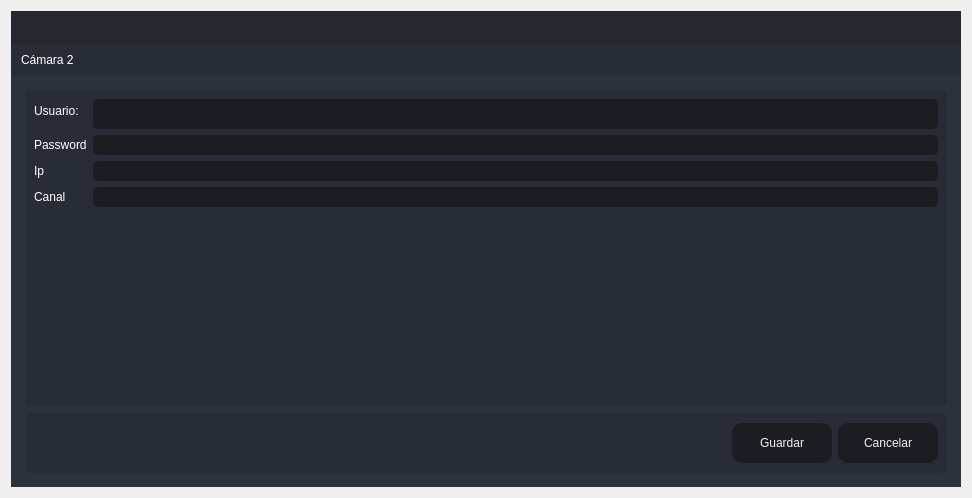
<?xml version="1.0" encoding="UTF-8"?>
<ui version="4.0">
 <class>Create_Aduana</class>
 <widget class="QDialog" name="Create_Aduana">
  <property name="windowModality">
   <enum>Qt::ApplicationModal</enum>
  </property>
  <property name="geometry">
   <rect>
    <x>0</x>
    <y>0</y>
    <width>972</width>
    <height>498</height>
   </rect>
  </property>
  <property name="windowTitle">
   <string>Actualizar</string>
  </property>
  <layout class="QVBoxLayout" name="verticalLayout_6">
   <item>
    <widget class="QFrame" name="frame_main">
     <property name="styleSheet">
      <string notr="true">/* LINE EDIT */
QLineEdit {
	background-color: rgb(27, 29, 35);
	border-radius: 5px;
	border: 2px solid rgb(27, 29, 35);
	padding-left: 10px;
}
QLineEdit:hover {
	border: 2px solid rgb(64, 71, 88);
}
QLineEdit:focus {
	border: 2px solid rgb(91, 101, 124);
}

/* SCROLL BARS */
QScrollBar:horizontal {
    border: none;
    background: rgb(52, 59, 72);
    height: 14px;
    margin: 0px 21px 0 21px;
	border-radius: 0px;
}
QScrollBar::handle:horizontal {
    background: rgb(85, 170, 255);
    min-width: 25px;
	border-radius: 7px
}
QScrollBar::add-line:horizontal {
    border: none;
    background: rgb(55, 63, 77);
    width: 20px;
	border-top-right-radius: 7px;
    border-bottom-right-radius: 7px;
    subcontrol-position: right;
    subcontrol-origin: margin;
}
QScrollBar::sub-line:horizontal {
    border: none;
    background: rgb(55, 63, 77);
    width: 20px;
	border-top-left-radius: 7px;
    border-bottom-left-radius: 7px;
    subcontrol-position: left;
    subcontrol-origin: margin;
}
QScrollBar::up-arrow:horizontal, QScrollBar::down-arrow:horizontal
{
     background: none;
}
QScrollBar::add-page:horizontal, QScrollBar::sub-page:horizontal
{
     background: none;
}
 QScrollBar:vertical {
	border: none;
    background: rgb(52, 59, 72);
    width: 14px;
    margin: 21px 0 21px 0;
	border-radius: 0px;
 }
 QScrollBar::handle:vertical {	
	background: rgb(85, 170, 255);
    min-height: 25px;
	border-radius: 7px
 }
 QScrollBar::add-line:vertical {
     border: none;
    background: rgb(55, 63, 77);
     height: 20px;
	border-bottom-left-radius: 7px;
    border-bottom-right-radius: 7px;
     subcontrol-position: bottom;
     subcontrol-origin: margin;
 }
 QScrollBar::sub-line:vertical {
	border: none;
    background: rgb(55, 63, 77);
     height: 20px;
	border-top-left-radius: 7px;
    border-top-right-radius: 7px;
     subcontrol-position: top;
     subcontrol-origin: margin;
 }
 QScrollBar::up-arrow:vertical, QScrollBar::down-arrow:vertical {
     background: none;
 }

 QScrollBar::add-page:vertical, QScrollBar::sub-page:vertical {
     background: none;
 }

/* CHECKBOX */
QCheckBox::indicator {
    border: 3px solid rgb(52, 59, 72);
	width: 15px;
	height: 15px;
	border-radius: 10px;
    background: rgb(44, 49, 60);
}
QCheckBox::indicator:hover {
    border: 3px solid rgb(58, 66, 81);
}
QCheckBox::indicator:checked {
    background: 3px solid rgb(52, 59, 72);
	border: 3px solid rgb(52, 59, 72);	
	background-image: url(:/16x16/icons/16x16/cil-check-alt.png);
}

/* RADIO BUTTON */
QRadioButton::indicator {
    border: 3px solid rgb(52, 59, 72);
	width: 15px;
	height: 15px;
	border-radius: 10px;
    background: rgb(44, 49, 60);
}
QRadioButton::indicator:hover {
    border: 3px solid rgb(58, 66, 81);
}
QRadioButton::indicator:checked {
    background: 3px solid rgb(94, 106, 130);
	border: 3px solid rgb(52, 59, 72);	
}

/* COMBOBOX */
QComboBox{
	background-color: rgb(27, 29, 35);
	border-radius: 5px;
	border: 2px solid rgb(27, 29, 35);
	padding: 5px;
	padding-left: 10px;
}
QComboBox:hover{
	border: 2px solid rgb(64, 71, 88);
}
QComboBox::drop-down {
	subcontrol-origin: padding;
	subcontrol-position: top right;
	width: 25px; 
	border-left-width: 3px;
	border-left-color: rgba(39, 44, 54, 150);
	border-left-style: solid;
	border-top-right-radius: 3px;
	border-bottom-right-radius: 3px;	
	background-image: url(:/16x16/icons/16x16/cil-arrow-bottom.png);
	background-position: center;
	background-repeat: no-reperat;
 }
QComboBox QAbstractItemView {
	color: rgb(85, 170, 255);	
	background-color: rgb(27, 29, 35);
	padding: 10px;
	selection-background-color: rgb(39, 44, 54);
}

/* SLIDERS */
QSlider::groove:horizontal {
    border-radius: 9px;
    height: 18px;
	margin: 0px;
	background-color: rgb(52, 59, 72);
}
QSlider::groove:horizontal:hover {
	background-color: rgb(55, 62, 76);
}
QSlider::handle:horizontal {
    background-color: rgb(85, 170, 255);
    border: none;
    height: 18px;
    width: 18px;
    margin: 0px;
	border-radius: 9px;
}
QSlider::handle:horizontal:hover {
    background-color: rgb(105, 180, 255);
}
QSlider::handle:horizontal:pressed {
    background-color: rgb(65, 130, 195);
}

QSlider::groove:vertical {
    border-radius: 9px;
    width: 18px;
    margin: 0px;
	background-color: rgb(52, 59, 72);
}
QSlider::groove:vertical:hover {
	background-color: rgb(55, 62, 76);
}
QSlider::handle:vertical {
    background-color: rgb(85, 170, 255);
	border: none;
    height: 18px;
    width: 18px;
    margin: 0px;
	border-radius: 9px;
}
QSlider::handle:vertical:hover {
    background-color: rgb(105, 180, 255);
}
QSlider::handle:vertical:pressed {
    background-color: rgb(65, 130, 195);
}

</string>
     </property>
     <property name="frameShape">
      <enum>QFrame::NoFrame</enum>
     </property>
     <property name="frameShadow">
      <enum>QFrame::Raised</enum>
     </property>
     <layout class="QVBoxLayout" name="verticalLayout">
      <property name="spacing">
       <number>0</number>
      </property>
      <property name="leftMargin">
       <number>0</number>
      </property>
      <property name="topMargin">
       <number>0</number>
      </property>
      <property name="rightMargin">
       <number>0</number>
      </property>
      <property name="bottomMargin">
       <number>0</number>
      </property>
      <item>
       <widget class="QFrame" name="frame_top">
        <property name="minimumSize">
         <size>
          <width>0</width>
          <height>65</height>
         </size>
        </property>
        <property name="maximumSize">
         <size>
          <width>16777215</width>
          <height>65</height>
         </size>
        </property>
        <property name="styleSheet">
         <string notr="true">background-color: transparent;</string>
        </property>
        <property name="frameShape">
         <enum>QFrame::NoFrame</enum>
        </property>
        <property name="frameShadow">
         <enum>QFrame::Raised</enum>
        </property>
        <layout class="QHBoxLayout" name="horizontalLayout_3">
         <property name="spacing">
          <number>0</number>
         </property>
         <property name="leftMargin">
          <number>0</number>
         </property>
         <property name="topMargin">
          <number>0</number>
         </property>
         <property name="rightMargin">
          <number>0</number>
         </property>
         <property name="bottomMargin">
          <number>0</number>
         </property>
         <item>
          <widget class="QFrame" name="frame_toggle">
           <property name="maximumSize">
            <size>
             <width>70</width>
             <height>16777215</height>
            </size>
           </property>
           <property name="styleSheet">
            <string notr="true">background-color: rgb(27, 29, 35);</string>
           </property>
           <property name="frameShape">
            <enum>QFrame::NoFrame</enum>
           </property>
           <property name="frameShadow">
            <enum>QFrame::Raised</enum>
           </property>
           <layout class="QVBoxLayout" name="verticalLayout_3">
            <property name="spacing">
             <number>0</number>
            </property>
            <property name="leftMargin">
             <number>0</number>
            </property>
            <property name="topMargin">
             <number>0</number>
            </property>
            <property name="rightMargin">
             <number>0</number>
            </property>
            <property name="bottomMargin">
             <number>0</number>
            </property>
           </layout>
          </widget>
         </item>
         <item>
          <widget class="QFrame" name="frame_top_right">
           <property name="styleSheet">
            <string notr="true">background: transparent;</string>
           </property>
           <property name="frameShape">
            <enum>QFrame::NoFrame</enum>
           </property>
           <property name="frameShadow">
            <enum>QFrame::Raised</enum>
           </property>
           <layout class="QVBoxLayout" name="verticalLayout_2">
            <property name="spacing">
             <number>0</number>
            </property>
            <property name="leftMargin">
             <number>0</number>
            </property>
            <property name="topMargin">
             <number>0</number>
            </property>
            <property name="rightMargin">
             <number>0</number>
            </property>
            <property name="bottomMargin">
             <number>0</number>
            </property>
            <item>
             <widget class="QFrame" name="frame_top_btns">
              <property name="maximumSize">
               <size>
                <width>16777215</width>
                <height>42</height>
               </size>
              </property>
              <property name="styleSheet">
               <string notr="true">background-color: rgba(27, 29, 35, 200)</string>
              </property>
              <property name="frameShape">
               <enum>QFrame::NoFrame</enum>
              </property>
              <property name="frameShadow">
               <enum>QFrame::Raised</enum>
              </property>
              <layout class="QHBoxLayout" name="horizontalLayout_4">
               <property name="spacing">
                <number>0</number>
               </property>
               <property name="leftMargin">
                <number>0</number>
               </property>
               <property name="topMargin">
                <number>0</number>
               </property>
               <property name="rightMargin">
                <number>0</number>
               </property>
               <property name="bottomMargin">
                <number>0</number>
               </property>
               <item>
                <widget class="QFrame" name="frame_label_top_btns">
                 <property name="sizePolicy">
                  <sizepolicy hsizetype="Expanding" vsizetype="Preferred">
                   <horstretch>0</horstretch>
                   <verstretch>0</verstretch>
                  </sizepolicy>
                 </property>
                 <property name="frameShape">
                  <enum>QFrame::NoFrame</enum>
                 </property>
                 <property name="frameShadow">
                  <enum>QFrame::Raised</enum>
                 </property>
                 <layout class="QHBoxLayout" name="horizontalLayout_10">
                  <property name="spacing">
                   <number>0</number>
                  </property>
                  <property name="leftMargin">
                   <number>5</number>
                  </property>
                  <property name="topMargin">
                   <number>0</number>
                  </property>
                  <property name="rightMargin">
                   <number>10</number>
                  </property>
                  <property name="bottomMargin">
                   <number>0</number>
                  </property>
                 </layout>
                </widget>
               </item>
               <item alignment="Qt::AlignRight">
                <widget class="QFrame" name="frame_btns_right">
                 <property name="sizePolicy">
                  <sizepolicy hsizetype="Expanding" vsizetype="Preferred">
                   <horstretch>0</horstretch>
                   <verstretch>0</verstretch>
                  </sizepolicy>
                 </property>
                 <property name="maximumSize">
                  <size>
                   <width>120</width>
                   <height>16777215</height>
                  </size>
                 </property>
                 <property name="frameShape">
                  <enum>QFrame::NoFrame</enum>
                 </property>
                 <property name="frameShadow">
                  <enum>QFrame::Raised</enum>
                 </property>
                 <layout class="QHBoxLayout" name="horizontalLayout_5">
                  <property name="spacing">
                   <number>0</number>
                  </property>
                  <property name="leftMargin">
                   <number>0</number>
                  </property>
                  <property name="topMargin">
                   <number>0</number>
                  </property>
                  <property name="rightMargin">
                   <number>0</number>
                  </property>
                  <property name="bottomMargin">
                   <number>0</number>
                  </property>
                 </layout>
                </widget>
               </item>
              </layout>
             </widget>
            </item>
            <item>
             <widget class="QFrame" name="frame_top_info">
              <property name="maximumSize">
               <size>
                <width>16777215</width>
                <height>65</height>
               </size>
              </property>
              <property name="styleSheet">
               <string notr="true">background-color: rgb(39, 44, 54);</string>
              </property>
              <property name="frameShape">
               <enum>QFrame::NoFrame</enum>
              </property>
              <property name="frameShadow">
               <enum>QFrame::Raised</enum>
              </property>
              <layout class="QHBoxLayout" name="horizontalLayout_8">
               <property name="spacing">
                <number>0</number>
               </property>
               <property name="leftMargin">
                <number>10</number>
               </property>
               <property name="topMargin">
                <number>0</number>
               </property>
               <property name="rightMargin">
                <number>10</number>
               </property>
               <property name="bottomMargin">
                <number>0</number>
               </property>
               <item>
                <widget class="QLabel" name="label">
                 <property name="styleSheet">
                  <string notr="true">font: 75 16pt &quot;MS Shell Dlg 2&quot;;
image: url(:/80x80/icons/80x80/ct-camaras.png);
color: rgb(255, 255, 255);</string>
                 </property>
                 <property name="text">
                  <string>Cámara 2</string>
                 </property>
                </widget>
               </item>
              </layout>
             </widget>
            </item>
           </layout>
          </widget>
         </item>
        </layout>
       </widget>
      </item>
      <item>
       <widget class="QFrame" name="frame_center">
        <property name="sizePolicy">
         <sizepolicy hsizetype="Expanding" vsizetype="Expanding">
          <horstretch>0</horstretch>
          <verstretch>0</verstretch>
         </sizepolicy>
        </property>
        <property name="styleSheet">
         <string notr="true">background-color: rgb(40, 44, 52);</string>
        </property>
        <property name="frameShape">
         <enum>QFrame::NoFrame</enum>
        </property>
        <property name="frameShadow">
         <enum>QFrame::Raised</enum>
        </property>
        <layout class="QHBoxLayout" name="horizontalLayout_2">
         <property name="spacing">
          <number>0</number>
         </property>
         <property name="leftMargin">
          <number>0</number>
         </property>
         <property name="topMargin">
          <number>0</number>
         </property>
         <property name="rightMargin">
          <number>0</number>
         </property>
         <property name="bottomMargin">
          <number>0</number>
         </property>
         <item>
          <widget class="QFrame" name="frame_content_right">
           <property name="styleSheet">
            <string notr="true">background-color: rgb(44, 49, 60);</string>
           </property>
           <property name="frameShape">
            <enum>QFrame::NoFrame</enum>
           </property>
           <property name="frameShadow">
            <enum>QFrame::Raised</enum>
           </property>
           <layout class="QVBoxLayout" name="verticalLayout_4">
            <property name="spacing">
             <number>0</number>
            </property>
            <property name="leftMargin">
             <number>0</number>
            </property>
            <property name="topMargin">
             <number>0</number>
            </property>
            <property name="rightMargin">
             <number>0</number>
            </property>
            <property name="bottomMargin">
             <number>0</number>
            </property>
            <item>
             <widget class="QFrame" name="frame_content">
              <property name="frameShape">
               <enum>QFrame::NoFrame</enum>
              </property>
              <property name="frameShadow">
               <enum>QFrame::Raised</enum>
              </property>
              <layout class="QVBoxLayout" name="verticalLayout_9">
               <property name="spacing">
                <number>0</number>
               </property>
               <property name="leftMargin">
                <number>5</number>
               </property>
               <property name="topMargin">
                <number>5</number>
               </property>
               <property name="rightMargin">
                <number>5</number>
               </property>
               <property name="bottomMargin">
                <number>5</number>
               </property>
               <item>
                <widget class="QStackedWidget" name="stackedWidget">
                 <property name="styleSheet">
                  <string notr="true">background: transparent;</string>
                 </property>
                 <property name="currentIndex">
                  <number>0</number>
                 </property>
                 <widget class="QWidget" name="page_home">
                  <layout class="QVBoxLayout" name="verticalLayout_10">
                   <item>
                    <widget class="QFrame" name="frame">
                     <property name="styleSheet">
                      <string notr="true">background-color: rgb(39, 44, 54);
border-radius: 5px;</string>
                     </property>
                     <property name="frameShape">
                      <enum>QFrame::StyledPanel</enum>
                     </property>
                     <property name="frameShadow">
                      <enum>QFrame::Raised</enum>
                     </property>
                     <layout class="QVBoxLayout" name="verticalLayout_5">
                      <item>
                       <layout class="QFormLayout" name="formLayout_2">
                        <item row="0" column="0">
                         <widget class="QLabel" name="label_2">
                          <property name="styleSheet">
                           <string notr="true">font: 75 12pt &quot;MS Shell Dlg 2&quot;;
color: rgb(255, 255, 255);</string>
                          </property>
                          <property name="text">
                           <string>Usuario: </string>
                          </property>
                         </widget>
                        </item>
                        <item row="0" column="1">
                         <widget class="QLineEdit" name="lineUpdateUsuario">
                          <property name="minimumSize">
                           <size>
                            <width>0</width>
                            <height>30</height>
                           </size>
                          </property>
                          <property name="styleSheet">
                           <string notr="true">QLineEdit {
	background-color: rgb(27, 29, 35);
	border-radius: 5px;
	border: 2px solid rgb(27, 29, 35);
	padding-left: 10px;
	font: 75 12pt &quot;MS Shell Dlg 2&quot;;
	color: rgb(255, 255, 255);
}
QLineEdit:hover {
	border: 2px solid rgb(64, 71, 88);
}
QLineEdit:focus {
	border: 2px solid rgb(91, 101, 124);
}</string>
                          </property>
                         </widget>
                        </item>
                        <item row="1" column="0">
                         <widget class="QLabel" name="label_3">
                          <property name="styleSheet">
                           <string notr="true">font: 75 12pt &quot;MS Shell Dlg 2&quot;;
color: rgb(255, 255, 255);</string>
                          </property>
                          <property name="text">
                           <string>Password</string>
                          </property>
                         </widget>
                        </item>
                        <item row="1" column="1">
                         <widget class="QLineEdit" name="lineUpdatePassword">
                          <property name="styleSheet">
                           <string notr="true">QLineEdit {
	background-color: rgb(27, 29, 35);
	border-radius: 5px;
	border: 2px solid rgb(27, 29, 35);
	padding-left: 10px;
	font: 75 12pt &quot;MS Shell Dlg 2&quot;;
	color: rgb(255, 255, 255);
}
QLineEdit:hover {
	border: 2px solid rgb(64, 71, 88);
}
QLineEdit:focus {
	border: 2px solid rgb(91, 101, 124);
}</string>
                          </property>
                          <property name="echoMode">
                           <enum>QLineEdit::PasswordEchoOnEdit</enum>
                          </property>
                         </widget>
                        </item>
                        <item row="2" column="0">
                         <widget class="QLabel" name="label_4">
                          <property name="styleSheet">
                           <string notr="true">font: 75 12pt &quot;MS Shell Dlg 2&quot;;
color: rgb(255, 255, 255);</string>
                          </property>
                          <property name="text">
                           <string>Ip</string>
                          </property>
                         </widget>
                        </item>
                        <item row="2" column="1">
                         <widget class="QLineEdit" name="lineUpdateIp">
                          <property name="styleSheet">
                           <string notr="true">QLineEdit {
	background-color: rgb(27, 29, 35);
	border-radius: 5px;
	border: 2px solid rgb(27, 29, 35);
	padding-left: 10px;
	font: 75 12pt &quot;MS Shell Dlg 2&quot;;
	color: rgb(255, 255, 255);
}
QLineEdit:hover {
	border: 2px solid rgb(64, 71, 88);
}
QLineEdit:focus {
	border: 2px solid rgb(91, 101, 124);
}</string>
                          </property>
                         </widget>
                        </item>
                        <item row="3" column="0">
                         <widget class="QLabel" name="label_5">
                          <property name="styleSheet">
                           <string notr="true">font: 75 12pt &quot;MS Shell Dlg 2&quot;;
color: rgb(255, 255, 255);</string>
                          </property>
                          <property name="text">
                           <string>Canal</string>
                          </property>
                         </widget>
                        </item>
                        <item row="3" column="1">
                         <widget class="QLineEdit" name="lineUpdateCanal">
                          <property name="styleSheet">
                           <string notr="true">QLineEdit {
	background-color: rgb(27, 29, 35);
	border-radius: 5px;
	border: 2px solid rgb(27, 29, 35);
	padding-left: 10px;
	font: 75 12pt &quot;MS Shell Dlg 2&quot;;
	color: rgb(255, 255, 255);
}
QLineEdit:hover {
	border: 2px solid rgb(64, 71, 88);
}
QLineEdit:focus {
	border: 2px solid rgb(91, 101, 124);
}</string>
                          </property>
                         </widget>
                        </item>
                       </layout>
                      </item>
                     </layout>
                    </widget>
                   </item>
                   <item>
                    <widget class="QFrame" name="frame_2">
                     <property name="minimumSize">
                      <size>
                       <width>0</width>
                       <height>60</height>
                      </size>
                     </property>
                     <property name="maximumSize">
                      <size>
                       <width>16777215</width>
                       <height>60</height>
                      </size>
                     </property>
                     <property name="styleSheet">
                      <string notr="true">background-color: rgb(39, 44, 54);
border-radius: 5px;</string>
                     </property>
                     <property name="frameShape">
                      <enum>QFrame::StyledPanel</enum>
                     </property>
                     <property name="frameShadow">
                      <enum>QFrame::Raised</enum>
                     </property>
                     <layout class="QHBoxLayout" name="horizontalLayout_9">
                      <item>
                       <layout class="QGridLayout" name="gridLayout">
                        <item row="0" column="0">
                         <spacer name="horizontalSpacer">
                          <property name="orientation">
                           <enum>Qt::Horizontal</enum>
                          </property>
                          <property name="sizeHint" stdset="0">
                           <size>
                            <width>40</width>
                            <height>20</height>
                           </size>
                          </property>
                         </spacer>
                        </item>
                        <item row="0" column="1">
                         <widget class="QPushButton" name="btnUpdateCompany">
                          <property name="minimumSize">
                           <size>
                            <width>100</width>
                            <height>40</height>
                           </size>
                          </property>
                          <property name="styleSheet">
                           <string notr="true">QPushButton {
	border-color: rgb(27, 29, 35);
	font: 75 10pt &quot;MS Shell Dlg 2&quot;;
	color: rgb(240, 240, 240);
	background-color: rgb(27, 29, 35);
	border: 0px solid;
	border-radius: 10px;	
}
QPushButton:hover {
	background-color:rgb(44, 49, 60);
	border-color: rgb(27, 29, 35);
	border: 2px solid;
}</string>
                          </property>
                          <property name="text">
                           <string>Guardar</string>
                          </property>
                         </widget>
                        </item>
                        <item row="0" column="2">
                         <widget class="QPushButton" name="btnCancelCompany">
                          <property name="minimumSize">
                           <size>
                            <width>100</width>
                            <height>40</height>
                           </size>
                          </property>
                          <property name="styleSheet">
                           <string notr="true">QPushButton {
	border-color: rgb(27, 29, 35);
	font: 75 10pt &quot;MS Shell Dlg 2&quot;;
	color: rgb(240, 240, 240);
	background-color: rgb(27, 29, 35);
	border: 0px solid;
	border-radius: 10px;	
}
QPushButton:hover {
	background-color:rgb(44, 49, 60);
	border-color: rgb(27, 29, 35);
	border: 2px solid;
}</string>
                          </property>
                          <property name="text">
                           <string>Cancelar</string>
                          </property>
                         </widget>
                        </item>
                       </layout>
                      </item>
                     </layout>
                    </widget>
                   </item>
                  </layout>
                 </widget>
                </widget>
               </item>
              </layout>
             </widget>
            </item>
           </layout>
          </widget>
         </item>
        </layout>
       </widget>
      </item>
     </layout>
    </widget>
   </item>
  </layout>
 </widget>
 <resources>
  <include location="files.qrc"/>
 </resources>
 <connections/>
</ui>
